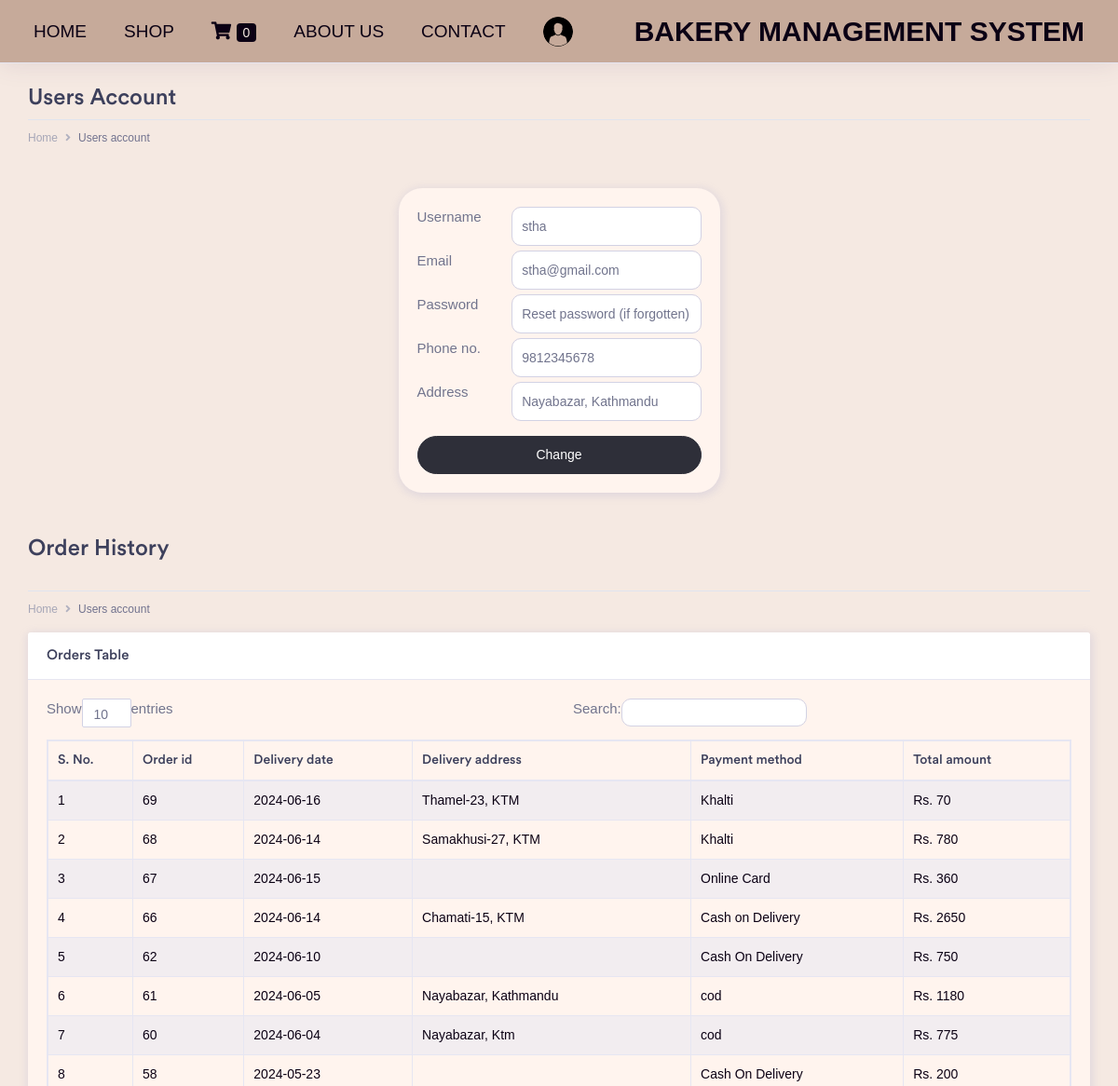
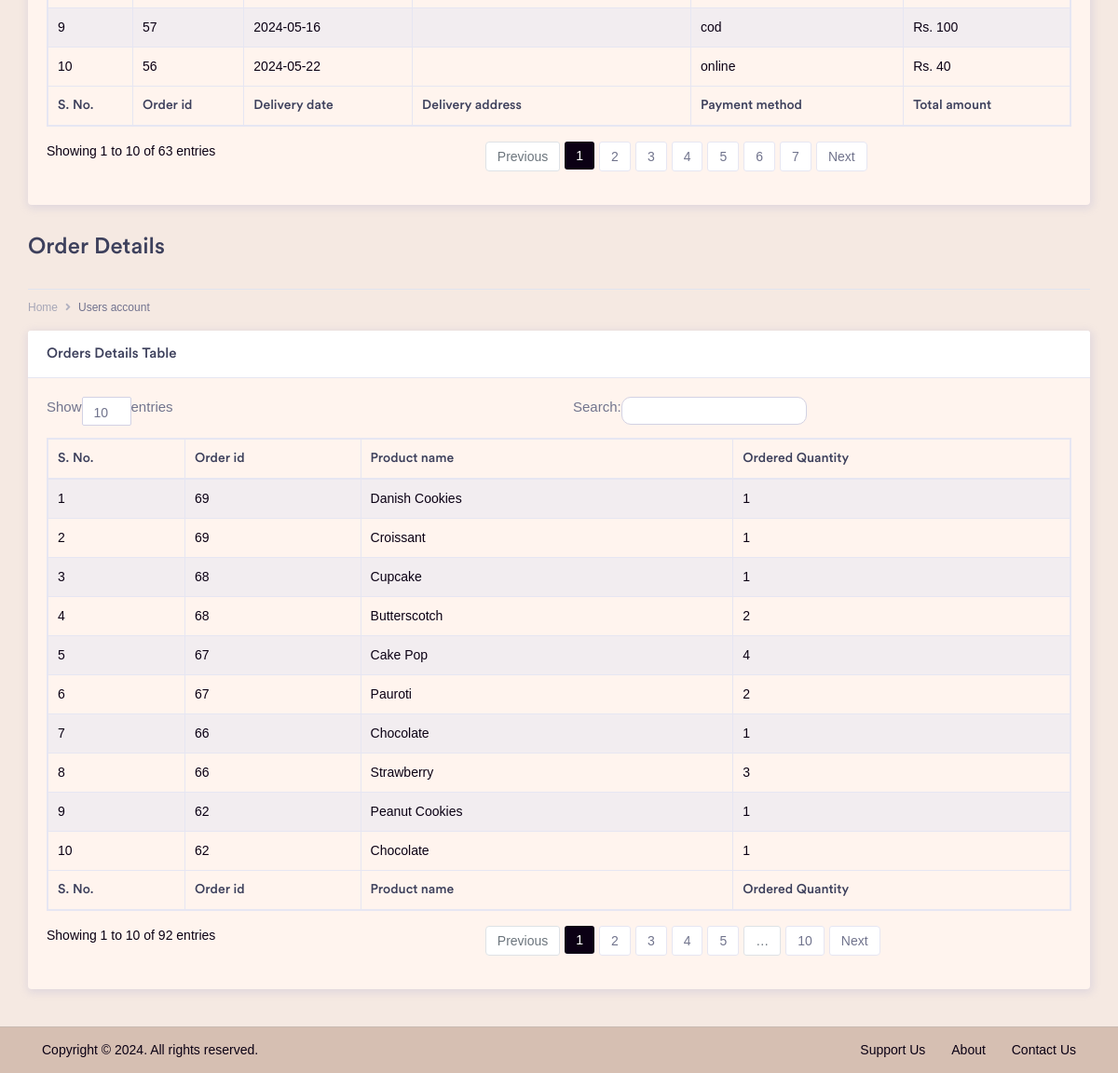
The app's page /account_users.php (signed in) with its own data (2 pictures, top to bottom).
### tables this page shows
CREATE TABLE `bakery_customer` (
  `users_id` int(11) NOT NULL,
  `users_username` varchar(100) NOT NULL,
  `users_email` varchar(150) NOT NULL,
  `users_password` varchar(100) NOT NULL,
  `users_mobile` varchar(50) NOT NULL,
  `users_address` varchar(200) NOT NULL,
  `users_status` int(11) NOT NULL
);

CREATE TABLE `bakery_orders` (
  `orders_id` int(11) NOT NULL,
  `users_id` int(11) NOT NULL,
  `delivery_date` varchar(100) NOT NULL,
  `delivery_address` varchar(100) NOT NULL,
  `payment_method` varchar(50) NOT NULL,
  `delivery_status` int(11) NOT NULL,
  `total_amount` varchar(100) NOT NULL
);

CREATE TABLE `bakery_orders_detail` (
  `orders_detail_id` int(11) NOT NULL,
  `orders_id` int(11) NOT NULL,
  `product_name` varchar(100) NOT NULL,
  `ordered_quantity` int(11) NOT NULL
);

### account_users.php (the view, shortened to what this page needs)
<?php
if (!empty($_SESSION['cart'])) {
    $printCount = count($_SESSION['cart']);
} else {
    $printCount = 0;
}
if (!empty($_SESSION['user_users_id']) && !empty($_SESSION['user_users_username'])) {
    ?>
    <!doctype html>
    <html lang="en">
    <head> <?php require ('_header.php') ?> </head>
    <body>
        <div class="dashboard-main-wrapper">
            <?php require ('_navbar.php') ?>
            <div class="container-fluid dashboard-content">
                <div class="row">
                    <div class="col-xl-12 col-lg-12 col-md-12 col-sm-12 col-12">
                        <div class="page-header">
                            <h2 class="pageheader-title">Users Account</h2>
                            <div class="page-breadcrumb">
                                <nav aria-label="breadcrumb">
                                    <ol class="breadcrumb">
                                        <li class="breadcrumb-item"><a href="index.php" class="breadcrumb-link">Home</a>
                                        </li>
                                        <li class="breadcrumb-item active" aria-current="page">Users account</li>
                                    </ol>
                                </nav>
                            </div>
                        </div>
                    </div>
                </div>
                <div class="row">
                    <div class="col-xl-12 col-lg-12 col-md-12 col-sm-12 col-12">
                        <?php
                        require_once ("config.php");
                        $users_id = $_SESSION['user_users_id'];
                        $select = "SELECT * FROM bakery_customer where users_id = $users_id";
                        $query = mysqli_query($conn, $select);
                        $res = mysqli_fetch_assoc($query);
                        ?>
                        <form id="form" class="splash-container" method="post" action="update_users.php">
                            <div class="card rounded">
                                <div class="card-body">
                                    <div class="form-group-au">
                                        <label>Username</label>
                                        <input class="form-control form-control-lg" type="text" name="users_username"
                                            placeholder="Username" required="" autocomplete="off"
                                            value="<?php echo $res['users_username']; ?>">
                                    </div>
                                    <div class="form-group-au">
                                        <label>Email</label>
                                        <input class="form-control form-control-lg" type="email" name="users_email"
                                            placeholder="Email" required="" autocomplete="off"
                                            value="<?php echo $res['users_email']; ?>">
                                    </div>
                                    <div class="form-group-au">
                                        <label>Password</label>
                                        <input class="form-control form-control-lg" type="text" required=""
                                            placeholder="Reset password (if forgotten)" name="users_password">
                                    </div>
                                    <div class="form-group-au">
                                        <label>Phone no.</label>
                                        <input class="form-control form-control-lg" type="tel" name="users_mobile"
                                            placeholder="Phone no." required="" pattern="[0-9]{10}" autocomplete="off"
                                            value="<?php echo $res['users_mobile']; ?>">
                                    </div>
                                    <div class="form-group-au">
                                        <label>Address</label>
                                        <input class="form-control form-control-lg" type="text" name="users_address"
                                            placeholder="Address" required="" autocomplete="off"
                                            value="<?php echo $res['users_address']; ?>">
                                    </div>
                                    <div class="form-group-btn">
                                        <button class="btn btn-block btn-dark rounded mt-3" type="submit">Change</button>
                                    </div>
                                </div>
                            </div>
                        </form>
                    </div>
                </div>
                <div class="row mb-3">
                    <div class="col-xl-12 col-lg-12 col-md-12 col-sm-12 col-12">
                        <div class="page-header">
                            <h2 class="pageheader-title">Order History</h2>
                        </div>
                        <div class="page-breadcrumb">
                            <nav aria-label="breadcrumb">
                                <ol class="breadcrumb">
                                    <li class="breadcrumb-item"><a href="index.php" class="breadcrumb-link">Home</a></li>
                                    <li class="breadcrumb-item active" aria-current="page">Users account</li>
                                </ol>
                            </nav>
                        </div>
                    </div>
                </div>
                <div class="row">
                    <div class="col-xl-12 col-lg-12 col-md-12 col-sm-12 col-12">
                        <div class="card">
                            <h5 class="card-header">Orders Table</h5>
                            <div class="card-body">
                                <div class="table-responsive">
                                    <table class="table table-striped first table-bordered mb-3 mt-2">
                                        <thead>
                                            <tr>
                                                <th>S. No.</th>
                                                <th>Order id</th>
                                                <th>Delivery date</th>
                                                <th>Delivery address</th>
                                                <th>Payment method</th>
                                                <th>Total amount</th>
                                            </tr>
                                        </thead>
                                        <tbody>
                                            <?php
                                            require_once ('config.php');
                                            $select = "SELECT * FROM bakery_orders where users_id = $users_id ORDER BY orders_id DESC";
                                            $query = mysqli_query($conn, $select);
                                            $i = 1;
                                            while ($res = mysqli_fetch_assoc($query)) {
                                                ?>
                                                <tr>
                                                    <td><?php echo $i++; ?></td>
                                                    <td><?php echo $res['orders_id']; ?></td>
                                                    <td><?php echo $res['delivery_date']; ?></td>
                                                    <td><?php echo $res['delivery_address']; ?></td>
                                                    <td><?php echo $res['payment_method']; ?></td>
                                                    <td>Rs. <?php echo $res['total_amount']; ?></td>
                                                </tr>
                                            <?php } ?>
                                        </tbody>
                                        <tfoot>
                                            <tr>
                                                <th>S. No.</th>
                                                <th>Order id</th>
                                                <th>Delivery date</th>
                                                <th>Delivery address</th>
                                                <th>Payment method</th>
                                                <th>Total amount</th>
                                            </tr>
                                        </tfoot>
                                    </table>
                                </div>
                            </div>
                        </div>
                    </div>
                </div>
                <div class="row mb-3">
                    <div class="col-xl-12 col-lg-12 col-md-12 col-sm-12 col-12">
                        <div class="page-header">
                            <h2 class="pageheader-title">Order Details</h2>
                        </div>
                        <div class="page-breadcrumb">
                            <nav aria-label="breadcrumb">
                                <ol class="breadcrumb">
                                    <li class="breadcrumb-item"><a href="index.php" class="breadcrumb-link">Home</a></li>
                                    <li class="breadcrumb-item active" aria-current="page">Users account</li>
                                </ol>
                            </nav>
                        </div>
                    </div>
                </div>
                <div class="row">
                    <div class="col-xl-12 col-lg-12 col-md-12 col-sm-12 col-12">
                        <div class="card">
                            <h5 class="card-header">Orders Details Table</h5>
                            <div class="card-body">
                                <div class="table-responsive">
                                    <table class="table table-striped table-bordered first mb-3 mt-2">
                                        <thead>
                                            <tr>
                                                <th>S. No.</th>
                                                <th>Order id</th>
                                                <th>Product name</th>
                                                <th>Ordered Quantity</th>
                                            </tr>
                                        </thead>
                                        <tbody>
                                            <?php
                                            require_once ('config.php');
                                            $select = "SELECT bakery_orders_detail.*, bakery_orders.orders_id FROM bakery_orders_detail JOIN bakery_orders ON bakery_orders_detail.orders_id = bakery_orders.orders_id WHERE users_id = $users_id ORDER BY bakery_orders.orders_id DESC";
                                            $query = mysqli_query($conn, $select);
                                            $i = 1;
                                            while ($res = mysqli_fetch_assoc($query)) {
                                                ?>
                                                <tr>
                                                    <td><?php echo $i++; ?></td>
                                                    <td><?php echo $res['orders_id']; ?></td>
                                                    <td><?php echo $res['product_name']; ?></td>
                                                    <td><?php echo $res['ordered_quantity']; ?></td>
                                                </tr>
                                            <?php } ?>
                                        </tbody>
                                        <tfoot>
                                            <tr>
                                                <th>S. No.</th>
                                                <th>Order id</th>
                                                <th>Product name</th>
                                                <th>Ordered Quantity</th>
                                            </tr>
                                        </tfoot>
                                    </table>
                                </div>
                            </div>
                        </div>
                    </div>
                </div>
            </div>
            <?php require ('_footer.php') ?>
        </div>
    </body>
    </html>
    <?php
} else {
    header("Location: login_users.php");
}
?>

### _header.php (shortened to what this page needs)
<link rel="stylesheet" href="css/bootstrap.min.css">
<link href="fonts/circular-std/style.css" rel="stylesheet">
<link rel="stylesheet" href="css/style.css">
<link rel="stylesheet" href="fonts/fontawesome/css/fontawesome-all.css">
<link rel="stylesheet" type="text/css" href="css/owl.carousel.min.css">
<link rel="stylesheet" type="text/css" href="css/owl.theme.default.min.css">

### _navbar.php (shortened to what this page needs)
<div class="dashboard-header">
    <nav class="navbar navbar-expand-lg fixed-top">
        <div class="collapse navbar-collapse " id="navbarSupportedContent">
            <ul class="navbar-nav ml-3 navbar-right-top">
                <li class="nav-item">
                    <a class="nav-link active" href="index.php">HOME</a>
                </li>
                <li class="nav-item dropdown">
                    <a class="nav-link" href="#" id="navbarDropdownMenuLink1" data-toggle="dropdown"
                        aria-haspopup="true" aria-expanded="false">SHOP</a>
                </li>
                <li class="nav-item">
                    <a class="nav-link" href="cart.php"><i class="fas fa-shopping-cart"></i> <span
                            class="badge badge-pill badge-primary">
                            <?php echo $printCount; ?>
                        </span></a>
                </li>
                <li class="nav-item">
                    <a class="nav-link" href="about.php">ABOUT US</a>
                </li>
                <li class="nav-item">
                    <a class="nav-link" href="contact.php">CONTACT</a>
                </li>
                <li class="nav-item dropdown nav-user">
                    <a class="nav-link nav-user-img" href="#" id="navbarDropdownMenuLink2" data-toggle="dropdown"
                        aria-haspopup="true" aria-expanded="false">
                        <img src="uploads/user.png" alt="" class="user-avatar-md rounded-circle">
                    </a>
                </li>
            </ul>
        </div>
        <a class="navbar-brand" href="index.php">BAKERY MANAGEMENT SYSTEM</a>
    </nav>
</div>

### _footer.php
<div class="footer">
    <div class="container-fluid">
        <div class="row">
            <div class="col-xl-6 col-lg-6 col-md-12 col-sm-12 col-12">
                Copyright © 2024. All rights reserved.</a>
            </div>
            <div class="col-xl-6 col-lg-6 col-md-12 col-sm-12 col-12">
                <div class="text-md-right footer-links d-none d-sm-block">
                    <a href="https://www.facebook.com/DarpanBakery" target="_blank">Support Us</a>
                    <a href="about.php">About</a>
                    <a href="contact.php">Contact Us</a>
                </div>
            </div>
        </div>
    </div>
</div>

### records on screen
bakery_customer: users_username "stha", users_email "stha@gmail.com", users_mobile "9812345678", users_address "Nayabazar, Kathmandu"
bakery_orders: orders_id "69", delivery_date "2024-06-16", delivery_address "Thamel-23, KTM", payment_method "Khalti", total_amount "70"
bakery_orders: orders_id "68", delivery_date "2024-06-14", delivery_address "Samakhusi-27, KTM", payment_method "Khalti", total_amount "780"
bakery_orders: orders_id "67", delivery_date "2024-06-15", payment_method "Online Card", total_amount "360"
bakery_orders: orders_id "66", delivery_date "2024-06-14", delivery_address "Chamati-15, KTM", payment_method "Cash on Delivery", total_amount "2650"
bakery_orders: orders_id "62", delivery_date "2024-06-10", payment_method "Cash On Delivery", total_amount "750"
bakery_orders: orders_id "61", delivery_date "2024-06-05", delivery_address "Nayabazar, Kathmandu", payment_method "cod", total_amount "1180"
bakery_orders: orders_id "60", delivery_date "2024-06-04", delivery_address "Nayabazar, Ktm", payment_method "cod", total_amount "775"
bakery_orders: orders_id "58", delivery_date "2024-05-23", payment_method "Cash On Delivery", total_amount "200"
bakery_orders: orders_id "57", delivery_date "2024-05-16", payment_method "cod", total_amount "100"
bakery_orders: orders_id "56", delivery_date "2024-05-22", payment_method "online", total_amount "40"
bakery_orders_detail: orders.orders_id "69", product_name "Danish Cookies", ordered_quantity "1"
bakery_orders_detail: orders.orders_id "69", product_name "Croissant", ordered_quantity "1"
bakery_orders_detail: orders.orders_id "68", product_name "Cupcake", ordered_quantity "1"
bakery_orders_detail: orders.orders_id "68", product_name "Butterscotch", ordered_quantity "2"
bakery_orders_detail: orders.orders_id "67", product_name "Cake Pop", ordered_quantity "4"
bakery_orders_detail: orders.orders_id "67", product_name "Pauroti", ordered_quantity "2"
bakery_orders_detail: orders.orders_id "66", product_name "Chocolate", ordered_quantity "1"
bakery_orders_detail: orders.orders_id "66", product_name "Strawberry", ordered_quantity "3"
bakery_orders_detail: orders.orders_id "62", product_name "Peanut Cookies", ordered_quantity "1"
bakery_orders_detail: orders.orders_id "62", product_name "Chocolate", ordered_quantity "1"

### other values on screen
$printCount "0"
